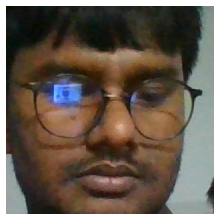
#> input picture Internship basic python/face.png, 219 x 219 px, given in place of the camera
$ jupyter execute --allow-errors 'Facial landmark.ipynb'
#> lines starting #> are read from the running program, lines starting #| are printed output that depends on the picture
#> in main, frame is the input picture: shape (219, 219, 3); mean B, G, R 82.3, 93.8, 105.9
[cell 1]
import cv2

def canny_edge_detection(frame):
    # Convert the frame to grayscale for edge detection
    gray = cv2.cvtColor(frame, cv2.COLOR_BGR2GRAY)
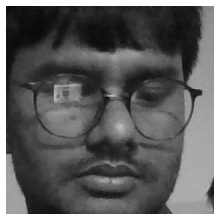
#> gray: shape (219, 219); min 8, max 255, mean 96.1

    # Apply Gaussian blur to reduce noise and smoothen edges
    blurred = cv2.GaussianBlur(src=gray, ksize=(3, 5), sigmaX=0.5)

    # Perform Canny edge detection
    edges = cv2.Canny(blurred, 70, 135)
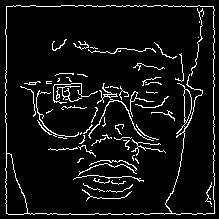
#> edges: shape (219, 219); 7.1% white in thin lines or dots

    return blurred, edges

[cell 2]
def main():
	# Open the default webcam
	cap = cv2.VideoCapture(0)

	while True:
		# Read a frame from the webcam
		ret, frame = cap.read()
		if not ret:
			print('Image not captured')
			break

		# Perform Canny edge detection on the frame
		blurred, edges = canny_edge_detection(frame)

		# Display the original frame and the edge-detected frame
		#cv2.imshow("Original", frame)
		cv2.imshow("Blurred", blurred)
		cv2.imshow("Edges", edges)

		# Exit the loop when 'q' key is pressed
		if cv2.waitKey(1) & 0xFF == ord('q'):
#> (key q is pressed here)
#> `frame = cv2.resize(frame, (800, 600))`:
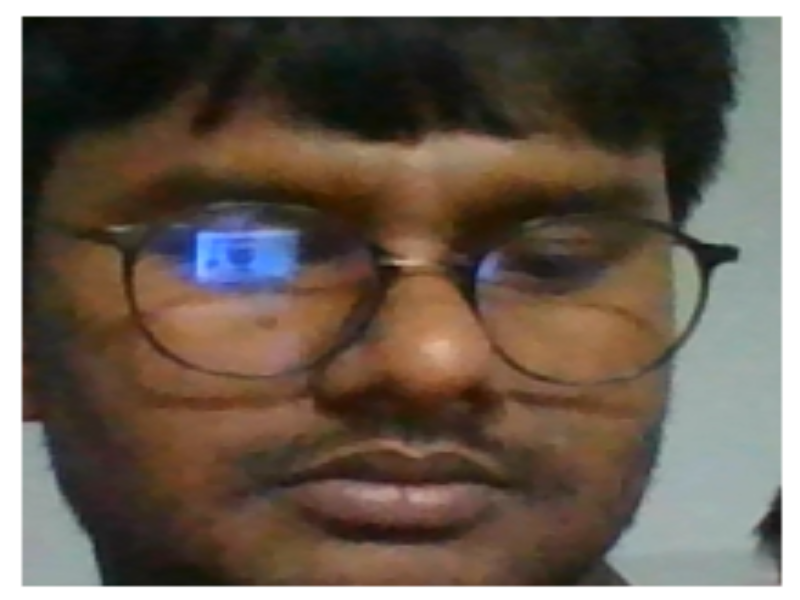
#> frame: shape (600, 800, 3); mean B, G, R 82.2, 93.7, 105.8
			break

	# Release the webcam and close the windows
	cap.release()
	cv2.destroyAllWindows()

[cell 3]
if __name__ == "__main__":
	main()

[cell 4]
# Import Libraries
import cv2
import time
import mediapipe as mp

[cell 5]
# Grabbing the Holistic Model from Mediapipe and
# Initializing the Model
mp_holistic = mp.solutions.holistic
#> (the rest of this cell did not finish here and is left out)

[cell 6]
# (0) in VideoCapture is used to connect to your computer's default camera
capture = cv2.VideoCapture(0)

# Initializing current time and precious time for calculating the FPS
previousTime = 0
currentTime = 0

#> (the rest of this cell did not finish here and is left out)
